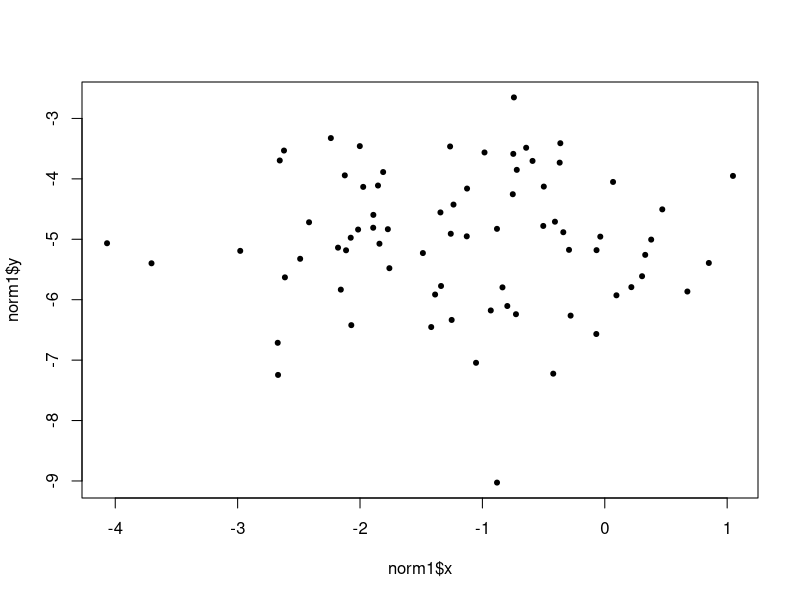
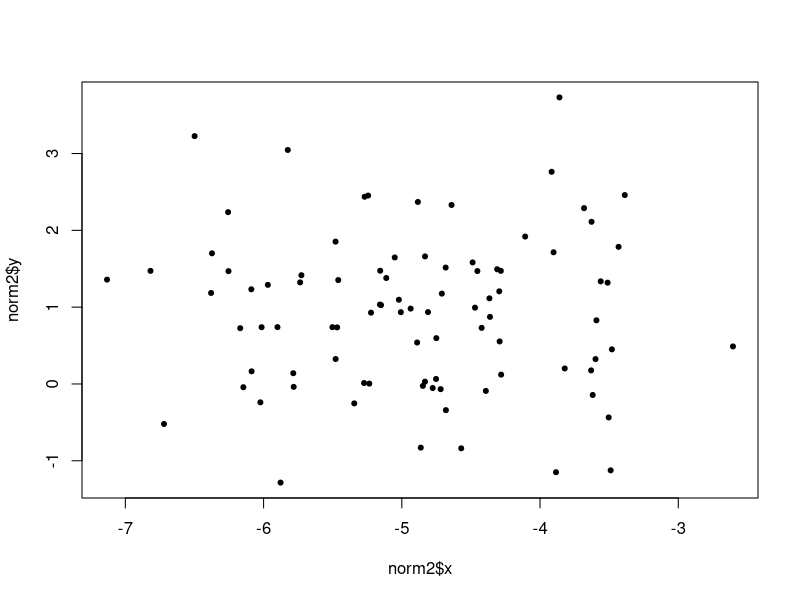
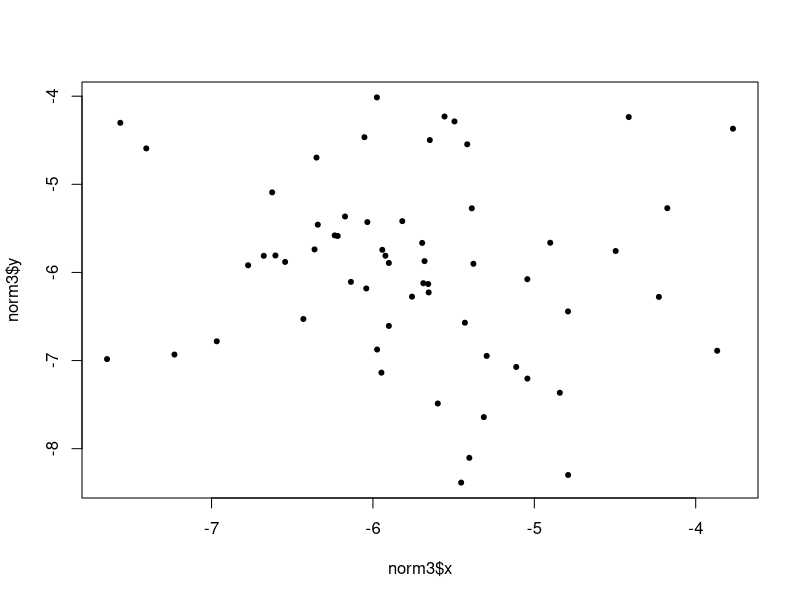
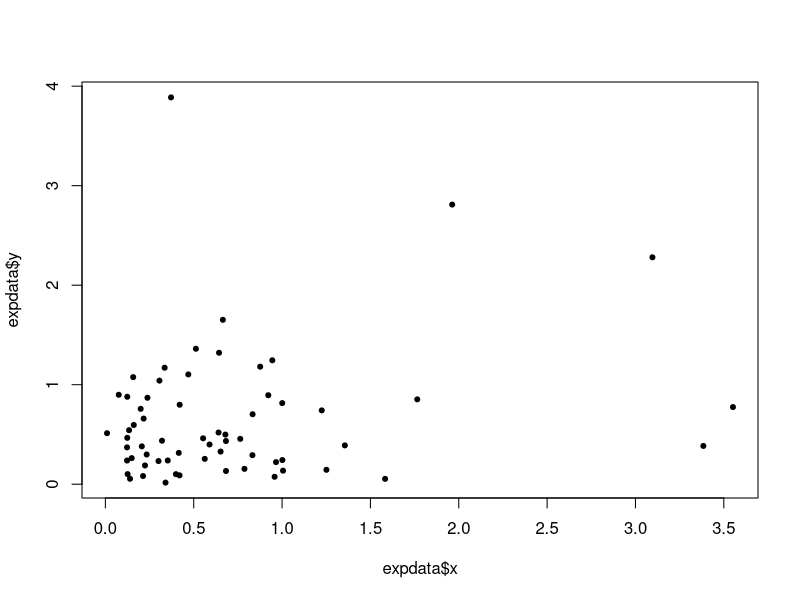
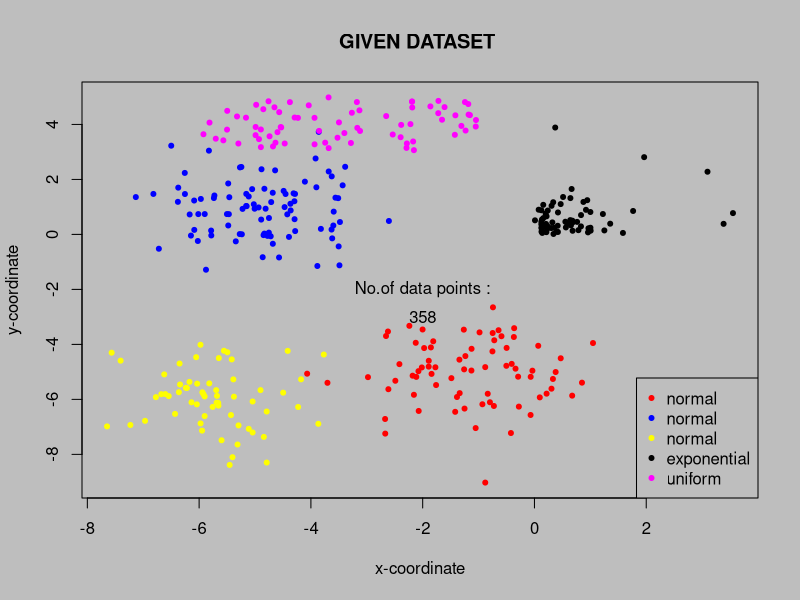
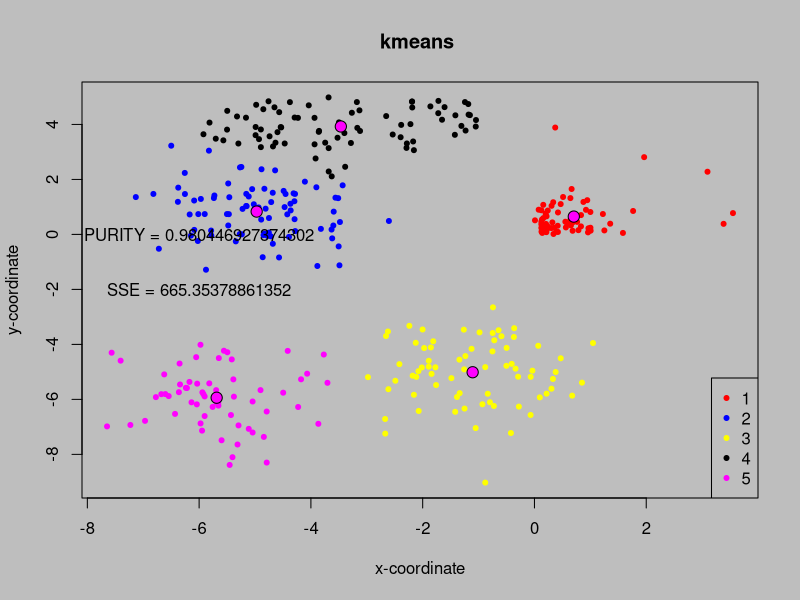
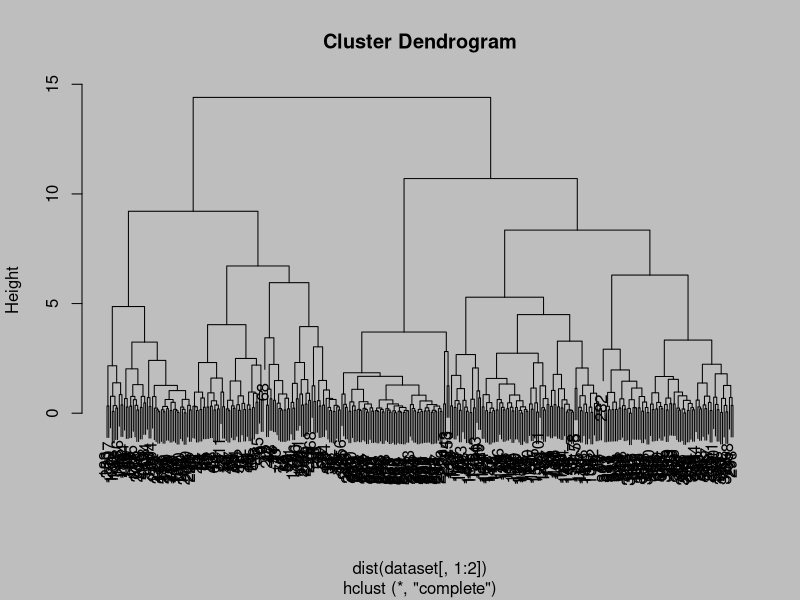
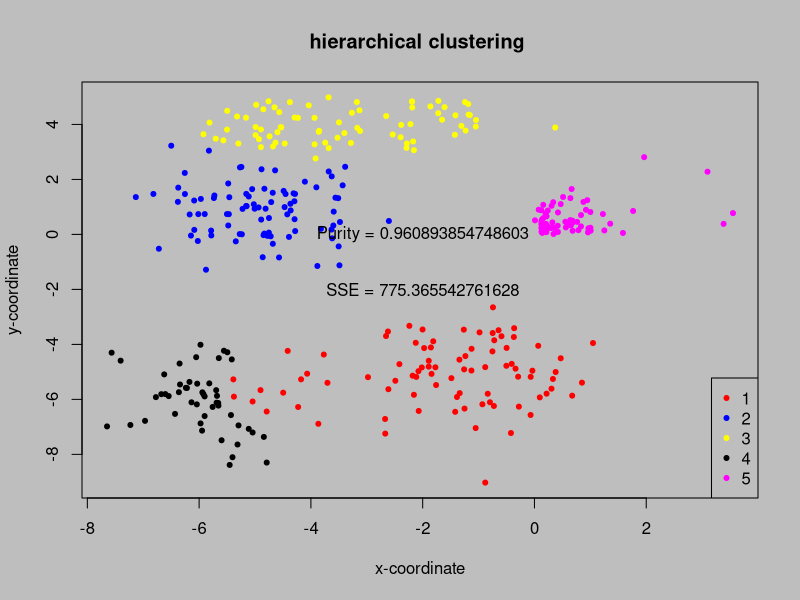

R code for these plots, in order: (Note: this script raises an error after producing the figures.)
library(dbscan)
library(fpc)
library(plyr)
library(cluster)

#===================================SIZE OF CLUSTER==============================================

size_of_cluster=5
cluster_size<- sample(50:100,size_of_cluster)
library(MASS) #for mvrnorm

#===============================================NORMAL DISTRIBUTION===================================================

norm1<-data.frame(mvrnorm(cluster_size[1],mu=c(-1,-5),Sigma = diag(2)),rep(1))
names(norm1)<-c("x","y","label")
plot(x=norm1$x,y=norm1$y,pch=20)

#========================================== NORMAL DISTRIBUTION==========================================================

norm2<-data.frame(mvrnorm(cluster_size[2],mu=c(-5,1),Sigma = diag(2)),rep(2))
names(norm2)<-c("x","y","label")
plot(x=norm2$x,y=norm2$y,pch=20)

#======================================= NORMAL DISTRIBUTION=========================================================

norm3<-data.frame(mvrnorm(cluster_size[3],mu=c(-6,-6),Sigma = diag(2)),rep(3))
names(norm3)<-c("x","y","label")
plot(x=norm3$x,y=norm3$y,pch=20)

#==============================================EXPONENTIAL DISTRIBUTION=================================================

x1<-data.frame(rexp(cluster_size[4],rate = 1.5))
names(x1)<-c("x")
x2<-data.frame(rexp(cluster_size[4],rate =1.8 ),rep(4))
names(x2)<-c("y","label")
expdata<-cbind(x1,x2)
plot(x=expdata$x,y=expdata$y,pch=20)

#========================================= UNIFORM DISTRIBUTION=========================================================

x1<-data.frame(runif(cluster_size[5],min =-6 , max = -1))
names(x1)<-c("x")
x2<-data.frame(runif(cluster_size[5],min = 3,max = 5),rep(5))
names(x2)<-c("y","label")
uniformd<-cbind(x1,x2)

#===========================================DATASET=====================================================================
par(bg = "grey")
dataset<- rbind(norm1,norm2,norm3,expdata,uniformd)
color=c("red", "blue", "yellow","black", "magenta")
plot(x=dataset$x,y=dataset$y,col=color[dataset$label],pch=20,xlab = "x-coordinate",ylab = "y-coordinate",main="GIVEN DATASET " )
legend("bottomright",legend=c("normal","normal","normal","exponential","uniform"),pch=20,col=color)
text(-2,-2,"No.of data points :")
text(-2,-3,sum(cluster_size))

#======================================creating purity function===========================================

purity<-function(clust,siz)
{
  n<-siz
  result_cluster<-clust  
  
  #======================================= confusion matrix========================================
  t1<-table( result_cluster,dataset$label)
  colnames(t1)<-c("c1","c2","c3","c4","c5")
  
  each<-sample(1:n,n)
  #==================================== intialization of array===================================
  
  for(i in 1:n)
  {
    each[i]=0
  }
  
  #================================================calculating purity===============================
  for(i in 1:n)
  {
    for(j in 1:size_of_cluster)
    {
      if(each[i]<t1[i,j])
        each[i]=t1[i,j]
      
    }
  }  
  s1<-sum(each)
  total<-sum(cluster_size)
  purity<-s1/total
}

# =======================================================k-means================================

result1<-kmeans(dataset[,1:2],size_of_cluster)
result1
kpurity<-purity(result1$cluster,size_of_cluster)
kpurity

#=======================================kmeans SSE===============================================

SSE<-0
for(i in 1:nrow(dataset))
{
  SSE<-SSE+ (result1$center[result1$cluster[i]]-dataset[i,1])^2+(result1$center[result1$cluster[i],2]-dataset[i,2])^2
  
}

SSE
par(bg = "grey")
color=c("red", "blue", "yellow","black", "magenta")
plot(x=dataset$x,y=dataset$y,col=color[result1$cluster],pch=20,xlab = "x-coordinate",ylab = "y-coordinate",main="kmeans " )
points.default(result1$centers,pch=21,bg="magenta",cex=1.5)
legend("bottomright",legend=levels(factor(result1$cluster)),pch=20,col=color)
text(x=-6,y=0,labels=paste("PURITY =",kpurity))
text(x=-6,y=-2,labels=paste("SSE =", SSE))



#============================================ HIERACHICAL CLUSTERING=============================

library(cluster)
clusters <- hclust(dist(dataset[,1:2]))
clusters
plot(clusters)
hclust_result<-cutree(clusters,5)
heirachical_purity<-purity(hclust_result,5)
heirachical_purity

##hierarchical SSE
ax<-numeric(5)
ay<-numeric(5)
an<-numeric(5)
for(i in 1:nrow(dataset))
{
  ax[hclust_result[i]]<-ax[hclust_result[i]]+dataset[i,1]
  ay[hclust_result[i]]<-ay[hclust_result[i]]+dataset[i,2]
  an[hclust_result[i]]<-an[hclust_result[i]]+1
  
}


for(i in 1:size_of_cluster)
{
ax[i]<-ax[i]/an[i]
ay[i]<-ay[i]/an[i]
}

SSEh<-0
for(i in 1:nrow(dataset))
{
  SSEh<-SSEh+ (ax[hclust_result[i]]-dataset[i,1])^2+(ay[hclust_result[i]]-dataset[i,2])^2
  
}

SSEh

par(bg = "grey")
color=c("red", "blue", "yellow","black", "magenta")
plot(x=dataset$x,y=dataset$y,col=color[hclust_result],pch=20,xlab = "x-coordinate",ylab = "y-coordinate",main="hierarchical clustering " )
legend("bottomright",legend=levels(factor(hclust_result)),pch=20,col=color)
text(x=-2,y=0,labels=paste("Purity =",heirachical_purity))
text(x=-2,y=-2,labels=paste("SSE =", SSEh))

#=========================================PURITY OF DBSCAN=====================================

puritydb<-function(clust,siz)
{
  n<-siz
  result_cluster<-clust  
  ## confusion matrix
  t1<-table( result_cluster,dataset$label)
  colnames(t1)<-c("t1","t2","t3","t4","t5")
  each<-numeric(n+1)
  ##calculating purity
  for(i in 1:n+1)
  {
    for(j in 1:5)
    {
      if(each[i]<t1[i-1,j])
        each[i]=t1[i-1,j]
    }
  }  
  s1<-sum(each)
  total<-sum(cluster_size)
  purity<-s1/total
}


#===================================DENSITY BASED CLUSTERING====================================

DBSCAN_result<-fpc::dbscan(dataset[,1:2],eps = 1,MinPts = 8)
DBSCAN_result
#plot(x=dataset$x,y=dataset$y,bg=(color)[unclass(DBSCAN_result$cluster+1)],xlab = "x-coordinate",ylab = "y-coordinate",main="dbscan",pch=21)
a1<-count(DBSCAN_result$cluster)
n<-max(a1$x)
n
density_purity<-puritydb(DBSCAN_result$cluster,n)
density_purity

#====================================SSE OF DBSCAN==============================================

axd<-numeric(n+1)
ayd<-numeric(n+1)
and<-numeric(n+1)
for(i in 1:nrow(dataset))
{  
axd[DBSCAN_result$cluster[i]+1]<-axd[DBSCAN_result$cluster[i]+1]+dataset[i,1]
ayd[DBSCAN_result$cluster[i]+1]<-ayd[DBSCAN_result$cluster[i]+1]+dataset[i,2]
and[DBSCAN_result$cluster[i]+1]<-and[DBSCAN_result$cluster[i]+1]+1

}

for(i in 1:n+1)
{ 
axd[i]<-axd[i]/and[i]
ayd[i]<-ayd[i]/and[i]
}

SSEd<-0
for(i in 1:nrow(dataset))
{
  SSEd<-SSEd+ (axd[DBSCAN_result$cluster[i]+1]-dataset[i,1])^2+(ayd[DBSCAN_result$cluster[i]+1]-dataset[i,2])^2
  
}

SSEd
par(bg = "grey")
color=c("blue", "black", "yellow","red", "magenta","orange","brown")
plot(x=dataset$x,y=dataset$y,bg=(color)[unclass(DBSCAN_result$cluster+1)],pch=21,xlim=c(-10,10),ylim=c(-10,10),xlab = "x-coordinate",ylab = "y-coordinate",main="DBSCAN" )
legend("bottomright",legend=levels(factor(DBSCAN_result$cluster)),pch=20,xlim=c(-10,10),ylim=c(-10,10),col=color)
text(x=0,y=8,labels=paste("Purity =",density_purity))
text(x=0,y=6,labels=paste("SSE =", SSEd))
